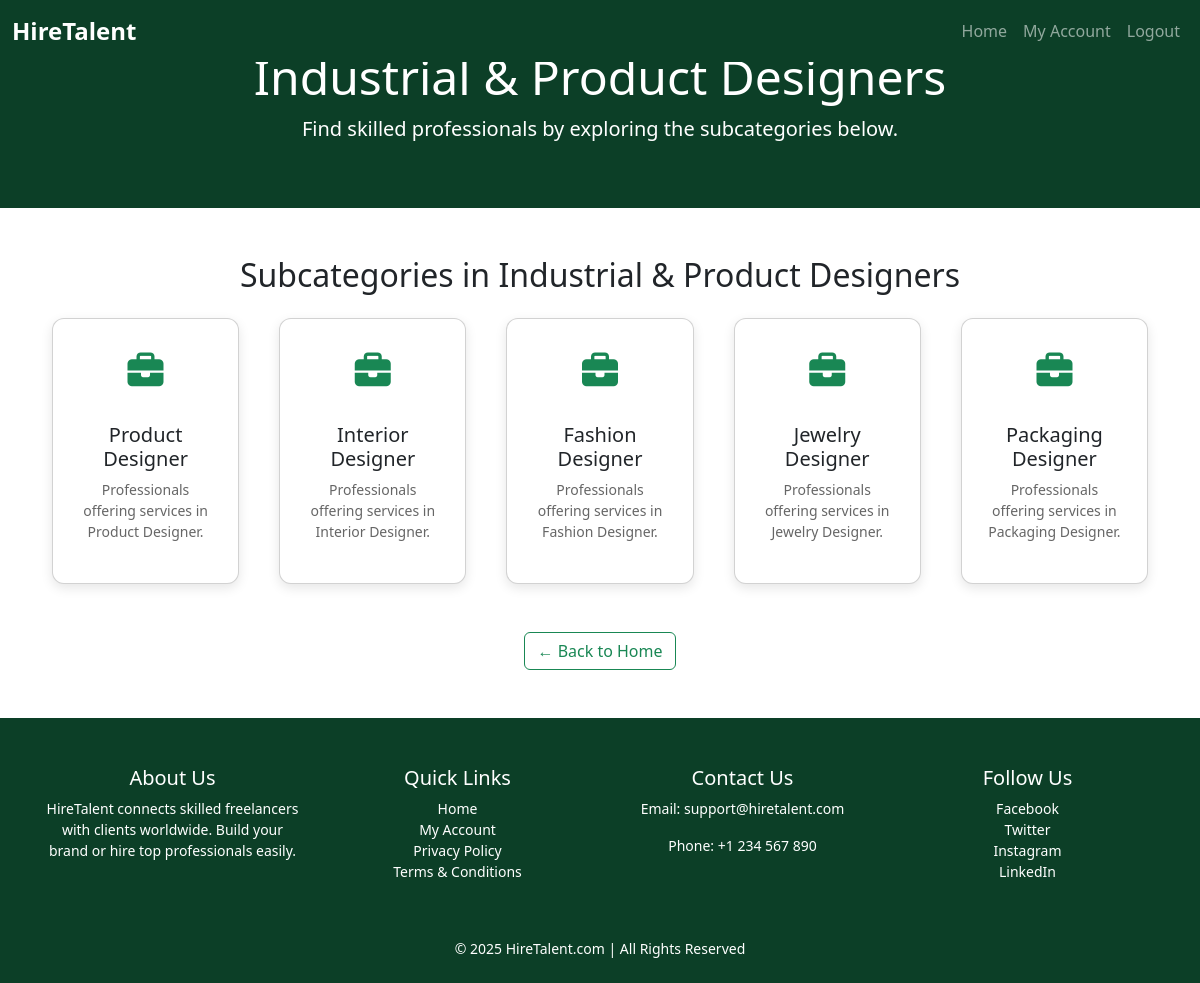
/category/1/ (signed in), run on the app's committed database.
### app/models.py (models this page shows, shortened)
class Category(models.Model):
    name = models.CharField(max_length=255, unique=True)

class SubCategory(models.Model):
    category = models.ForeignKey(Category, on_delete=models.CASCADE, related_name='subcategories')
    name = models.CharField(max_length=255)

### app/views.py (the view)
# urls.py: path('category/<int:category_id>/', views.category_detail, name='category_detail'),
@login_required
def category_detail(request, category_id):
    category = get_object_or_404(Category, id=category_id)
    subcategories = category.subcategories.all()
    return render(request, 'category_detail.html', {'category': category, 'subcategories': subcategories})

### templates/category_detail.html (shortened to what this page needs)
<!DOCTYPE html>
<html lang="en">
<head>
    {% load static %}
    <link href="https://cdn.jsdelivr.net/npm/bootstrap@5.3.2/dist/css/bootstrap.min.css" rel="stylesheet">
    <link href="https://cdnjs.cloudflare.com/ajax/libs/font-awesome/6.5.0/css/all.min.css" rel="stylesheet">
</head>
<body class="d-flex flex-column min-vh-100 bg-light text-dark">
    <nav class="navbar navbar-expand-lg navbar-dark fixed-top" style="background-color: #0c3f27;">
        <div class="container-fluid">
            <a class="navbar-brand fw-bold fs-4" href="#">HireTalent</a>
            <div class="collapse navbar-collapse justify-content-end" id="navbarNav">
                <ul class="navbar-nav">
                    <li class="nav-item">
                        <a class="nav-link" href="{% url 'home' %}">Home</a>
                    </li>
                    <li class="nav-item">
                        <a class="nav-link" href="{% url 'my_account' %}">My Account</a>
                    </li>
                    <li class="nav-item">
                        <a class="nav-link" href="{% url 'logout' %}">Logout</a>
                    </li>
                </ul>
            </div>
        </div>
    </nav>
    <header class="py-5 text-center text-white" style="background-color: #0c3f27;">
        <div class="container">
            <h1 class="display-5">{{ category.name }}</h1>
            <p class="lead">Find skilled professionals by exploring the subcategories below.</p>
        </div>
    </header>
    <section class="subcategory-list py-5 bg-white">
        <div class="container">
            <h2 class="text-center mb-4">Subcategories in {{ category.name }}</h2>
            <div class="card-grid">
                {% for subcategory in subcategories %}
                <a href="{% url 'subcategory_detail' subcategory.id %}" class="card">
                    <div class="card-icon">
                        <i class="fas fa-briefcase"></i>
                    </div>
                    <div class="card-content">
                        <h3>{{ subcategory.name }}</h3>
                        <p>Professionals offering services in {{ subcategory.name }}.</p>
                    </div>
                </a>
                {% empty %}
                <p>No subcategories found.</p>
                {% endfor %}
            </div>
            <div class="text-center mt-5">
                <a href="{% url 'home' %}" class="btn btn-outline-success">← Back to Home </a>
            </div>
        </div>
    </section>
    <footer class="text-white pt-5 pb-4" style="background-color: #0c3f27;">
        <div class="container">
            <div class="row">
                <div class="col-md-3 mb-3">
                    <h5>About Us</h5>
                    <p>HireTalent connects skilled freelancers with clients worldwide. Build your brand or hire top
                        professionals easily.</p>
                </div>
                <div class="col-md-3 mb-3">
                    <h5>Quick Links</h5>
                    <ul class="list-unstyled">
                        <li><a href="{% url 'home' %}" class="text-white text-decoration-none">Home</a></li>
                        <li><a href="{% url 'my_account' %}" class="text-white text-decoration-none">My Account</a></li>
                        <li><a href="#" class="text-white text-decoration-none">Privacy Policy</a></li>
                        <li><a href="#" class="text-white text-decoration-none">Terms & Conditions</a></li>
                    </ul>
                </div>
                <div class="col-md-3 mb-3">
                    <h5>Contact Us</h5>
                    <p>Email: support@hiretalent.com</p>
                    <p>Phone: +1 234 567 890</p>
                </div>
                <div class="col-md-3 mb-3">
                    <h5>Follow Us</h5>
                    <ul class="list-unstyled">
                        <li><a href="#" class="text-white text-decoration-none">Facebook</a></li>
                        <li><a href="#" class="text-white text-decoration-none">Twitter</a></li>
                        <li><a href="#" class="text-white text-decoration-none">Instagram</a></li>
                        <li><a href="#" class="text-white text-decoration-none">LinkedIn</a></li>
                    </ul>
                </div>
            </div>
            <div class="text-center mt-4">
                <p class="mb-0">&copy; 2025 HireTalent.com | All Rights Reserved</p>
            </div>
        </div>
    </footer>
</body>
</html>

### templates/category_detail.html (style rules this page uses)
body { margin-top: 0; font-family: 'Segoe UI', sans-serif; display: flex; flex-direction: column; min-height: 100vh; }
header { margin-top: 0; }
.card-grid { display: grid; grid-template-columns: repeat(5, 1fr); gap: 40px; padding: 0 10px; }
.card { background-color: #ffffff; border-radius: 12px; box-shadow: 0 4px 12px rgba(0, 0, 0, 0.1); padding: 25px; text-decoration: none; color: inherit; transition: transform 0.3s, box-shadow 0.3s; display: flex; flex-direction: column; align-items: center; }
.card-icon { font-size: 36px; color: #198754; margin-bottom: 15px; }
.card-content h3 { font-size: 20px; margin: 10px 0 8px; text-align: center; }
.card-content p { font-size: 14px; text-align: center; color: #666; }
footer { background-color: #0c3f27; color: #fff; text-align: center; padding: 25px 10px; font-size: 14px; margin-top: auto; }

### data on the page
Category: name "Industrial & Product Designers"
SubCategory: name "Product Designer"
SubCategory: name "Interior Designer"
SubCategory: name "Fashion Designer"
SubCategory: name "Jewelry Designer"
SubCategory: name "Packaging Designer"
